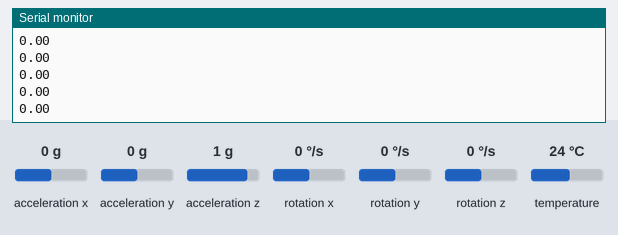
Bench run of a sketch on a simulated Arduino Uno, built with avr-gcc and run on an emulated ATmega328P. Shown: the last lines printed to the serial monitor. The inputs (shaded band) are chosen by the test bench; at power-on: acceleration y 0 g, acceleration z 1 g, acceleration x 0 g, rotation x 0 °/s, rotation y 0 °/s, rotation z 0 °/s, temperature 24 °C.

Above: at 1.2 s.
1.3 s: acceleration y set to -1.4 g
At 1.34 s:
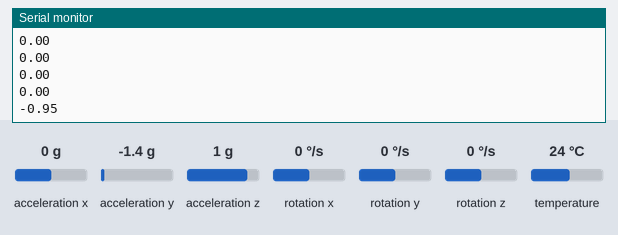
2.8 s: acceleration z set to -1.4 g
At 2.88 s:
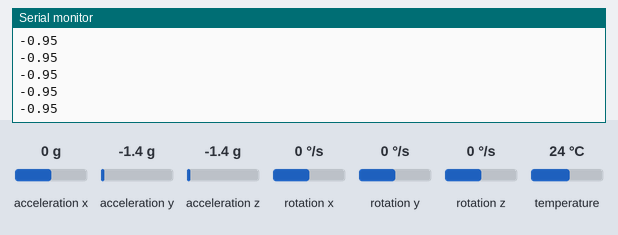
4.3 s: acceleration y set to -0.8 g
At 4.32 s:
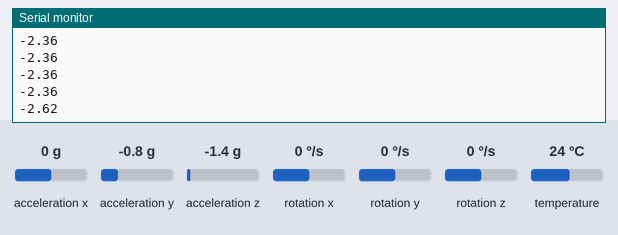
Timing chart, 0 to 7.3 s (numbered marks = the images above; inputs shaded):
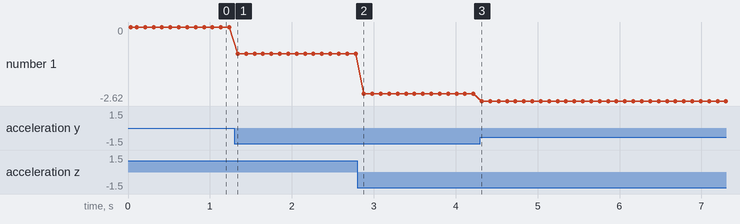

The sketch:

acc_test.ino
```cpp
// Libraries for Accelerometer
#include <Adafruit_MPU6050.h>
#include <Adafruit_Sensor.h>
#include <Wire.h>
//mpu.getEvent(&a, &g, &temp);e
// Accelerometer Initialization and Constants

Adafruit_MPU6050 mpu;
const float J2_X_THRESH = 40; // Squared jerk, Up and Down movement
const float J2_Y_THRESH = 25; // Squared jerk, Back and forth movement
const int JERK_COOLDOWN = 3;

// acceleration values for jerk calculation
float x_curr, y_curr, z_curr;
float x_prev, y_prev, z_prev;


double x = 0;

float roll, pitch;

void setup() {
  // put your setup code here, to run once:
  Serial.begin(9600);
  Serial.println("Arduino Started");

  /*
   * Accelerometer Setup
   */
  if (!mpu.begin())
  {
    Serial.println("Failed to find MPU6050 chip");
    while (1)
    {
      delay(10);
    }
  }
  mpu.setAccelerometerRange(MPU6050_RANGE_8_G);
  mpu.setGyroRange(MPU6050_RANGE_500_DEG);
  mpu.setFilterBandwidth(MPU6050_BAND_21_HZ);

  Serial.println("mpu initialized");
}

void loop() {
  // put your main code here, to run repeatedly:
  sensors_event_t a, g, temp;
  mpu.getEvent(&a, &g, &temp);

  roll = atan2(a.acceleration.y, a.acceleration.z);
  Serial.println(roll);
//  x_curr = a.acceleration.x / 256;
//  y_curr = a.acceleration.y / 256;
//  z_curr = a.acceleration.z / 256;
//  Serial.print("Acceleration X:");
//  Serial.print(x_curr);
//  Serial.print("Acceleration y:");
//  Serial.print(y_curr);
//  Serial.print("Acceleration Z:");
//  Serial.print(z_curr);
//  Serial.println("");


//  pitch = atan(y_curr / sqrt(pow(x_curr, 2) + pow(z_curr, 2))) * 180 / PI;
//  roll = atan(-1 * x_curr / sqrt(pow(y_curr, 2) + pow(z_curr, 2))) * 180 / PI;
//  Serial.print(roll);
//  Serial.print("\t");
//  Serial.println(pitch);
  delay(100);
}
```

Measured:
- after the input at 1.3 s, the serial monitor: prints a new line at once (image 1)
- after the input at 4.3 s, the serial monitor: prints a new line at once (image 3)
- plotted number 1: 0 → -0.95 after the input at 1.3 s, -0.95 → -2.36 after the input at 2.8 s, -2.36 → -2.62 after the input at 4.3 s
